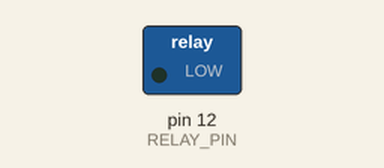
Recording of a program running on a simulated Raspberry Pi (header pin numbers). Shown: switched loads named in the program (green lamp = pin HIGH). Dashed ring = blinking. What the program prints to the terminal is not drawn.

Above: at 0.5 s.
Timing chart, 0 to 4.6 s (numbered marks = the images above):
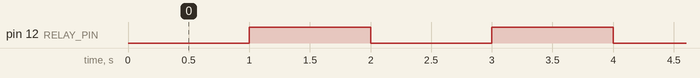

The program:

06_relay.py
```python
#!/usr/bin/env python

#-----------------------------------------------------------
# File name   : 06_relay.py
# Description : Toggle a relay.
# Author      : Jason
# E-mail      : jason@adeept.com
# Website     : www.adeept.com
# Date        : 2015/06/12
#-----------------------------------------------------------

import RPi.GPIO as GPIO
import time

RELAY_PIN = 12    # pin12

def setup():
	GPIO.setwarnings(False)
	GPIO.setmode(GPIO.BOARD)         # Numbers pins by physical location
	GPIO.setup(RELAY_PIN, GPIO.OUT)   # Set pin mode as output
	GPIO.output(RELAY_PIN, GPIO.HIGH)

def loop():
	while True:
		print ('...clsoe')
		GPIO.output(RELAY_PIN, GPIO.LOW)
		time.sleep(1)
		print ('open...')
		GPIO.output(RELAY_PIN, GPIO.HIGH)
		time.sleep(1)

def destroy():
	GPIO.output(RELAY_PIN, GPIO.HIGH)
	GPIO.cleanup()                     # Release resource

if __name__ == '__main__':     # Program start from here
	setup()
	try:
		loop()
	except KeyboardInterrupt:  # When 'Ctrl+C' is pressed, the child program destroy() will be  executed.
		destroy()
```

Measured:
- by itself, pin 12 (RELAY_PIN): alternates HIGH for 1.0 s and LOW for 1.0 s
